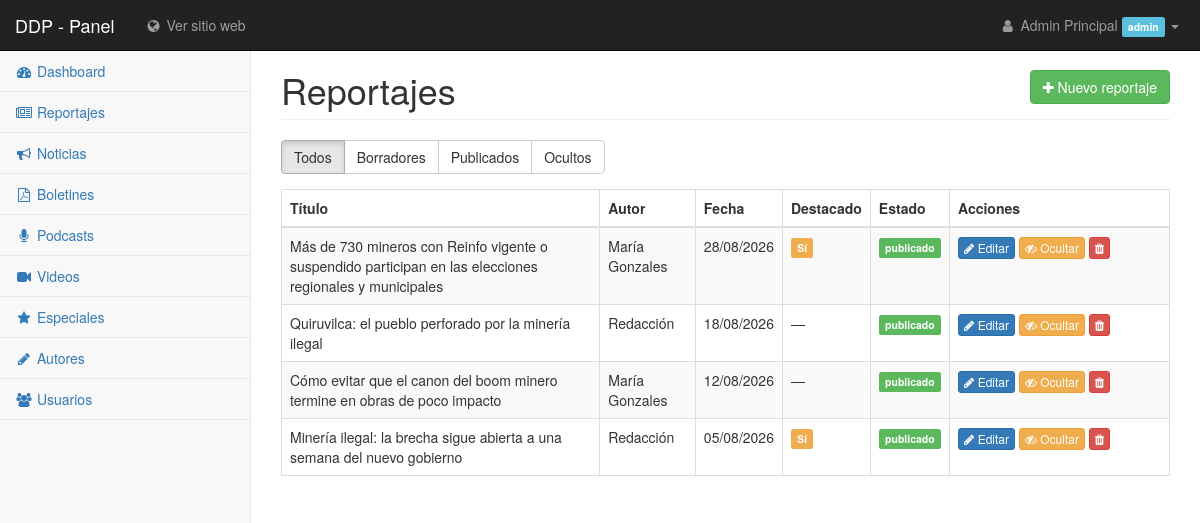
The page /admin/reportajes/index.php (signed in) on the database its author committed.
### tables this page shows
CREATE TABLE reportajes (
    id                  INT UNSIGNED AUTO_INCREMENT PRIMARY KEY,
    titulo              VARCHAR(255) NOT NULL,
    resumen_corto       VARCHAR(500) NULL,
    desarrollo          LONGTEXT NOT NULL,
    foto_principal      VARCHAR(255) NULL,
    pdf_adjunto         VARCHAR(255) NULL,
    fecha_publicacion   DATE NOT NULL,
    es_destacado        TINYINT(1) NOT NULL DEFAULT 0,
    estado              ENUM('borrador','publicado','oculto') NOT NULL DEFAULT 'publicado',
    autor_id            INT UNSIGNED NOT NULL,
    usuario_id          INT UNSIGNED NOT NULL,
    created_at          DATETIME NOT NULL DEFAULT CURRENT_TIMESTAMP,
    updated_at          DATETIME NOT NULL DEFAULT CURRENT_TIMESTAMP ON UPDATE CURRENT_TIMESTAMP,
    CONSTRAINT fk_reportajes_autor
        FOREIGN KEY (autor_id) REFERENCES autores(id)
        ON UPDATE CASCADE ON DELETE RESTRICT,
    CONSTRAINT fk_reportajes_usuario
        FOREIGN KEY (usuario_id) REFERENCES usuarios(id)
        ON UPDATE CASCADE ON DELETE RESTRICT,
    INDEX idx_reportajes_fecha (fecha_publicacion),
    INDEX idx_reportajes_destacado (es_destacado)
);

CREATE TABLE autores (
    id              INT UNSIGNED AUTO_INCREMENT PRIMARY KEY,
    nombres         VARCHAR(100) NOT NULL,
    ap_paterno      VARCHAR(100) NULL,
    ap_materno      VARCHAR(100) NULL,
    nickname        VARCHAR(100) NULL,
    es_nickname     TINYINT(1) NOT NULL DEFAULT 0
);

### includes/auth.php (called while the page is built, shortened)
<?php
function usuario_autenticado(): bool
{
    return isset($_SESSION['usuario_id']);
}
function tiene_rol($rolesPermitidos): bool
{
    $rolesPermitidos = (array) $rolesPermitidos;
    return in_array($_SESSION['usuario_rol'], $rolesPermitidos, true);
}

### admin/reportajes/index.php (the view, shortened to what this page needs)
<?php
require_once __DIR__ . '/../../config/db.php';
require_once __DIR__ . '/../../includes/auth.php';
$esRedactor = tiene_rol('redactor');
$filtroEstado = $_GET['estado'] ?? '';
$sql = "SELECT r.*, a.nombres AS autor_nombres, a.ap_paterno AS autor_ap
        FROM reportajes r
        LEFT JOIN autores a ON a.id = r.autor_id
        WHERE 1=1";
$params = [];
$sql .= " ORDER BY r.fecha_publicacion DESC";
$stmt = $pdo->prepare($sql);
$stmt->execute($params);
$reportajes = $stmt->fetchAll();
$admin_titulo = $esRedactor ? 'Mis reportajes' : 'Reportajes';
require __DIR__ . '/../includes/plantilla_header.php';
?>
<h1 class="page-header">
    <?= htmlspecialchars($admin_titulo) ?>
    <a href="form.php" class="btn btn-success pull-right"><i class="fa fa-plus"></i> Nuevo reportaje</a>
</h1>
<div class="btn-group" style="margin-bottom:15px;">
    <a href="?estado=" class="btn btn-default <?= $filtroEstado === '' ? 'active' : '' ?>">Todos</a>
    <a href="?estado=borrador" class="btn btn-default <?= $filtroEstado === 'borrador' ? 'active' : '' ?>">Borradores</a>
    <a href="?estado=publicado" class="btn btn-default <?= $filtroEstado === 'publicado' ? 'active' : '' ?>">Publicados</a>
    <a href="?estado=oculto" class="btn btn-default <?= $filtroEstado === 'oculto' ? 'active' : '' ?>">Ocultos</a>
</div>
<div class="table-responsive">
    <table class="table table-striped table-bordered">
        <thead>
            <tr>
                <th>Título</th>
                <th>Autor</th>
                <th>Fecha</th>
                <th>Destacado</th>
                <th>Estado</th>
                <th style="width:220px;">Acciones</th>
            </tr>
        </thead>
        <tbody>
        <?php foreach ($reportajes as $r): ?>
            <tr>
                <td><?= htmlspecialchars($r['titulo']) ?></td>
                <td><?= htmlspecialchars(trim($r['autor_nombres'] . ' ' . $r['autor_ap'])) ?></td>
                <td><?= date('d/m/Y', strtotime($r['fecha_publicacion'])) ?></td>
                <td><?= $r['es_destacado'] ? '<span class="label label-warning">Sí</span>' : '—' ?></td>
                <td>
                    <?php
                        $badge = ['borrador' => 'default', 'publicado' => 'success', 'oculto' => 'default'][$r['estado']] ?? 'default';
                    ?>
                    <span class="label label-<?= $badge ?>"><?= htmlspecialchars($r['estado']) ?></span>
                </td>
                <td>
                    <a href="form.php?id=<?= (int)$r['id'] ?>" class="btn btn-xs btn-primary"><i class="fa fa-pencil"></i> Editar</a>
                    <?php if (tiene_rol(['admin', 'editor'])): ?>
                        <?php if ($r['estado'] !== 'publicado'): ?>
                            <a href="cambiar_estado.php?id=<?= (int)$r['id'] ?>&estado=publicado" class="btn btn-xs btn-success"><i class="fa fa-check"></i> Publicar</a>
                        <?php else: ?>
                            <a href="cambiar_estado.php?id=<?= (int)$r['id'] ?>&estado=oculto" class="btn btn-xs btn-warning"><i class="fa fa-eye-slash"></i> Ocultar</a>
                        <?php endif; ?>
                    <?php endif; ?>
                    <?php if (tiene_rol('admin')): ?>
                        <a href="eliminar.php?id=<?= (int)$r['id'] ?>" class="btn btn-xs btn-danger" onclick="return confirm('¿Eliminar este reportaje definitivamente?');"><i class="fa fa-trash"></i></a>
                    <?php endif; ?>
                </td>
            </tr>
        <?php endforeach; ?>
        </tbody>
    </table>
</div>
<?php require __DIR__ . '/../includes/plantilla_footer.php'; ?>

### assets/admin/css/startmin.css (style rules this page uses)
body { background-color: #f8f8f8; }

### rows shown on the page
reportajes: titulo "Más de 730 mineros con Reinfo vigente o suspendido participan en las elecciones regionales y municipales", autor.ap_paterno "María Gonzales", fecha_publicacion "28/08/2026", es_destacado "Sí", estado "publicado"
reportajes: titulo "Quiruvilca: el pueblo perforado por la minería ilegal", autor.nombres "Redacción", fecha_publicacion "18/08/2026", estado "publicado"
reportajes: titulo "Cómo evitar que el canon del boom minero termine en obras de poco impacto", autor.ap_paterno "María Gonzales", fecha_publicacion "12/08/2026", estado "publicado"
reportajes: titulo "Minería ilegal: la brecha sigue abierta a una semana del nuevo gobierno", autor.nombres "Redacción", fecha_publicacion "05/08/2026", es_destacado "Sí", estado "publicado"

### other values the page prints
$_SESSION['usuario_nombre'] "Admin Principal"
$rolActual "admin"
$admin_titulo "Reportajes"
